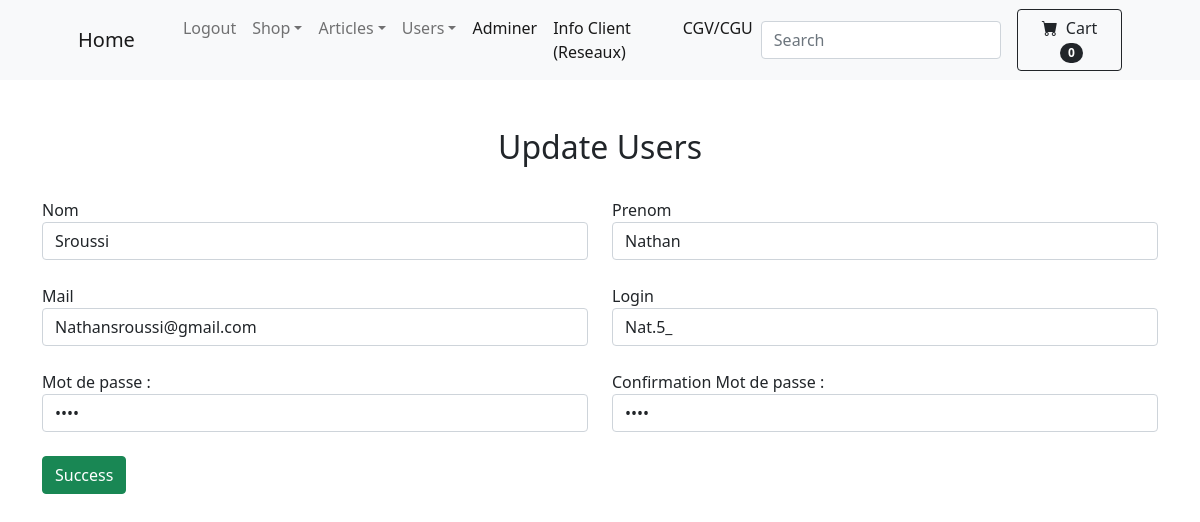
Screenshot of /php/update_usr.php?id=1 (signed in) with the database file from the repository.
### tables this page shows
CREATE TABLE `Users` (
  `id` int(11) NOT NULL AUTO_INCREMENT,
  `cat` varchar(15) NOT NULL,
  `Nom` varchar(50) DEFAULT NULL,
  `Prenom` varchar(50) DEFAULT NULL,
  `Mail` varchar(100) DEFAULT NULL,
  `Login` varchar(100) DEFAULT NULL,
  `Password` varchar(200) DEFAULT NULL,
  `Date_Creation` datetime DEFAULT NULL,
  PRIMARY KEY (`id`)
);

### php_obj/PHP_Class/Users.php (called while the page is built, shortened)
<?php
class Users
{
    function listeone($id)
    {
        $cnx = cnx_bdd();
        $requete = "select * from Users where id = $id;";
        $jeuResultat=$cnx->query($requete);
        $i = 0;
        $ligne = $jeuResultat->fetch();
        while($ligne)
        {
            $info[$i]['Nom']=$ligne['Nom'];
            $info[$i]['Prenom']=$ligne['Prenom'];
            $info[$i]['Mail']=$ligne['Mail'];
            $info[$i]['Login']=$ligne['Login'];
            $info[$i]['Password']=$ligne['Password'];
            $ligne=$jeuResultat->fetch();
            $i = $i + 1;
        }
        return $info;
    }
}
?>

### php_obj/PHP_Class/Categories.php (called while the page is built, shortened)
<?php
class Categories
{
    function liste()
    {
        $cnx = cnx_bdd();
        $requete = "select * from Catégories ;";
        $jeuResultat=$cnx->query($requete);
        $i = 0;
        $ligne = $jeuResultat->fetch();
        while($ligne)
        {
            $info[$i]['id']=$ligne['id'];
            $info[$i]['Title']=$ligne['Title'];
            $info[$i]['Description']=$ligne['Description'];
            $ligne=$jeuResultat->fetch();
            $i = $i + 1;
        }
        return $info;
    }
}
?>

### vue/update_usr.php (the view, shortened to what this page needs)
<div class="container">
    <br><br>
    <h2 style="text-align:center">Update Users</h2>
    <br>
  <form action="" method="post">
    <div class="row">
        <div class="col">
            <div class="form-group">
                <label for="inputNom">Nom</label>
                <input type="text" class="form-control" id="inputNom" placeholder="Nom" name="Nom" value="<?php echo $ul[0]['Nom'] ?>">
             </div>
        </div>
        <div class="col">
             <div class="form-group">
                  <label for="inputNom">Prenom</label>
                  <input type="text" class="form-control" id="inputNom" placeholder="Prenom" name="Prenom" value="<?php echo $ul[0]['Prenom'] ?>">
             </div>
        </div>
    </div>
    <br>
    <div class="row">
        <div class="col">
            <div class="form-group">
                  <label for="inputNom">Mail</label>
                  <input type="mail" class="form-control" id="inputNom" placeholder="Mail" name="Mail" value="<?php echo $ul[0]['Mail'] ?>">
            </div>
        </div>
        <div class="col">
            <div class="form-group">
                  <label for="inputNom">Login</label>
                  <input type="text" class="form-control" id="inputNom" placeholder="Login" name="Login" value="<?php echo $ul[0]['Login'] ?>">
            </div>
        </div>
    </div>
    <br>
    <div class="row">
        <div class="col">
            <div class="form-group">
                  <label for="inputNom">Mot de passe :</label>
                  <input type="password" class="form-control" id="inputNom" placeholder="Password" name="password" value="<?php echo $ul[0]['Password'] ?>">
            </div>
        </div>
        <div class="col">
            <div class="form-group">
                  <label for="inputNom">Confirmation Mot de passe :</label>
                  <input type="password" class="form-control" id="inputNom" placeholder="Password" name="conf" value="<?php echo $ul[0]['Password'] ?>">
            </div>
        </div>
    </div>
    <br>
    <button type="submit" class="btn btn-success" name="submit">Success</button>
  </form>
</div>

### rows the page displays
users: Nom "Sroussi", Prenom "Nathan", Mail "Nathansroussi@gmail.com", Login "Nat.5_"

### other values shown
$count "0"
